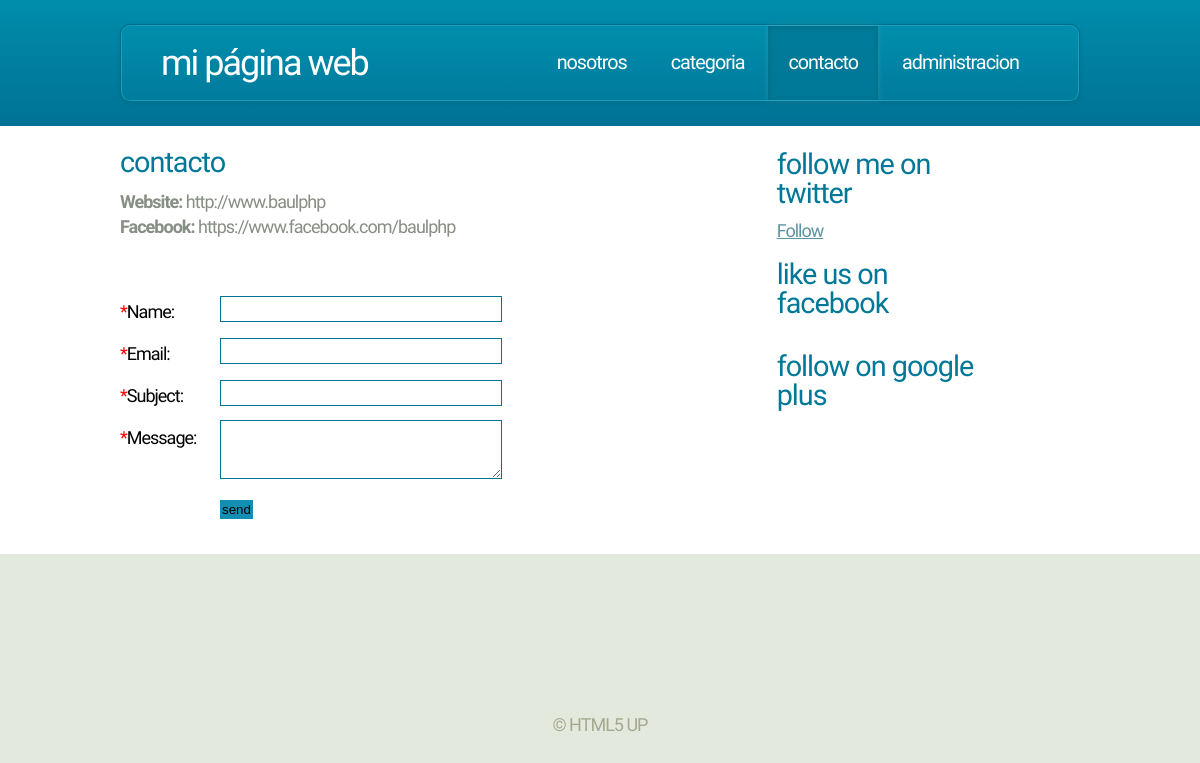
The page /contact-us.php on the database its author committed.
### tables this page shows
CREATE TABLE `mp_pages` (
  `page_id` int(11) NOT NULL,
  `page_title` varchar(255) NOT NULL,
  `page_desc` text,
  `meta_keywords` varchar(255) DEFAULT NULL,
  `meta_desc` varchar(255) DEFAULT NULL,
  `sort_order` int(11) NOT NULL DEFAULT '0',
  `parent` varchar(255) NOT NULL DEFAULT '0',
  `status` enum('A','I') NOT NULL DEFAULT 'A',
  `page_alias` varchar(255) DEFAULT NULL
);

### libs/config.php (called while the page is built, shortened)
<?php
require_once("common_functions.php");
$currentPage = pathinfo($_SERVER['PHP_SELF'], PATHINFO_FILENAME);
?>

### libs/common_functions.php (called while the page is built, shortened)
<?php
function getPageDetailsByName($pageAlias) {
    global $DB;
    $rs = array();
    $sql = "SELECT * FROM " . TABLE_PAGES . " WHERE 1 AND page_alias = :pname";
    try {
        $stmt = $DB->prepare($sql);
        $stmt->bindValue(":pname", $pageAlias);
        $stmt->execute();
        $results = $stmt->fetchAll();
    } catch (Exception $ex) {
        echo errorMessage($ex->getMessage());
    }
    if (count($results) > 0) {
       $rs =  $results[0];
    }
    return $rs;
}
?>

### contact-us.php (the view, shortened to what this page needs)
<?php
require("libs/config.php");
$pageDetails = getPageDetailsByName($currentPage);
include("header.php");
?>
<div class="row main-row">
  <div class="8u">
    <section class="left-content">
     <h2><?php echo stripslashes($pageDetails["page_title"]); ?></h2>
            <?php echo stripslashes($pageDetails["page_desc"]); ?>
      <div style="height:30px;clear:both"></div>
      <form action="contact-us.php" method="post" name="f" onsubmit="return validateForm();">
        <div class="rows">
			<div class="label"><span style="color:#F00;">*</span>Name: </div>
			<div class="input-row" ><input name="your_name" id="your_name" type="text" class="textbox" autocomplete="off"></div>
		</div>
        <div class="rows">
			<div class="label"><span style="color:#F00;">*</span>Email: </div>
			<div class="input-row" ><input name="your_email" id="your_email" type="text" class="textbox" autocomplete="off"></div>
		</div>
        <div class="rows">
			<div class="label"><span style="color:#F00;">*</span>Subject: </div>
			<div class="input-row" ><input name="your_subject" id="your_subject" type="text" class="textbox" autocomplete="off"></div>
		</div>
         <div class="rows">
			<div class="label"><span style="color:#F00;">*</span>Message: </div>
			<div class="input-textarea-row" >
            <textarea class="textarea" name="your_message" id="your_message"></textarea></div>
		</div>
         <div class="rows">
         <div class="label"></div>
         <input type="submit" value="send" name="sbtn" class="submit_button" />
         </div>
      </form>
    </section>
  </div>
  <?php
	include("sidebar.php");
	?>
</div>
<?php
include("footer.php");
?>

### css/style.css (style rules this page uses)
*,*:before,*:after { -moz-box-sizing:content-box;-webkit-box-sizing:content-box;-o-box-sizing:content-box;-ms-box-sizing:content-box;box-sizing:content-box }
body { font-size: 13.5pt; font-family: sans-serif; background-color: #e3e9dc; font-family: 'Ubuntu Condensed', sans-serif; color: #878e83; letter-spacing: -1px; }
h1,h2,h3,h4 { color: #007897; font-weight: normal; }
h1,h2 { text-transform: lowercase; }
h2 { font-size: 1.6em; letter-spacing: -1px; margin-bottom: 0.5em; text-transform:lowercase; }

### css/style-desktop.css (style rules this page uses)
body { min-width: 1200px; }
section, article { margin: 0 0 20px 0; }
section:last-child, article:last-child { margin-bottom: 0; }
section.left-content { padding-right: 30px; line-height:25px; }

### css/style-1000px.css (style rules this page uses)
body { min-width: 960px; }

### contact-us.php (style rules this page uses)
.rows { width:100%; height:auto; overflow:hidden; margin-bottom:10px; }
.label { width:100px;color:#000; float:left;padding-top:5px; }
.input-row { width:280px; height:32px; background-color:#FFF; float:left; position:relative; }
.input-textarea-row { width:280px; height:65px; background-color:#FFF; float:left; position:relative; }
.textbox { width:100%; height:24px; border:1px solid #007294;outline:none; background:transparent; color:#000; padding:0px; }
.textarea { width:100%; height:57px; border:1px solid #007294; outline:none; background:transparent; color:#000; padding:0px; }
.submit_button { background:#118eb1;padding:2px;border:none;cursor:pointer; }

### rows shown on the page
mp_pages: page_title "contacto", page_desc "Website: http://www.baulphp Facebook: https://www.facebook.com/baulphp"

### other values the page prints
SITE_NAME "mi página web"
